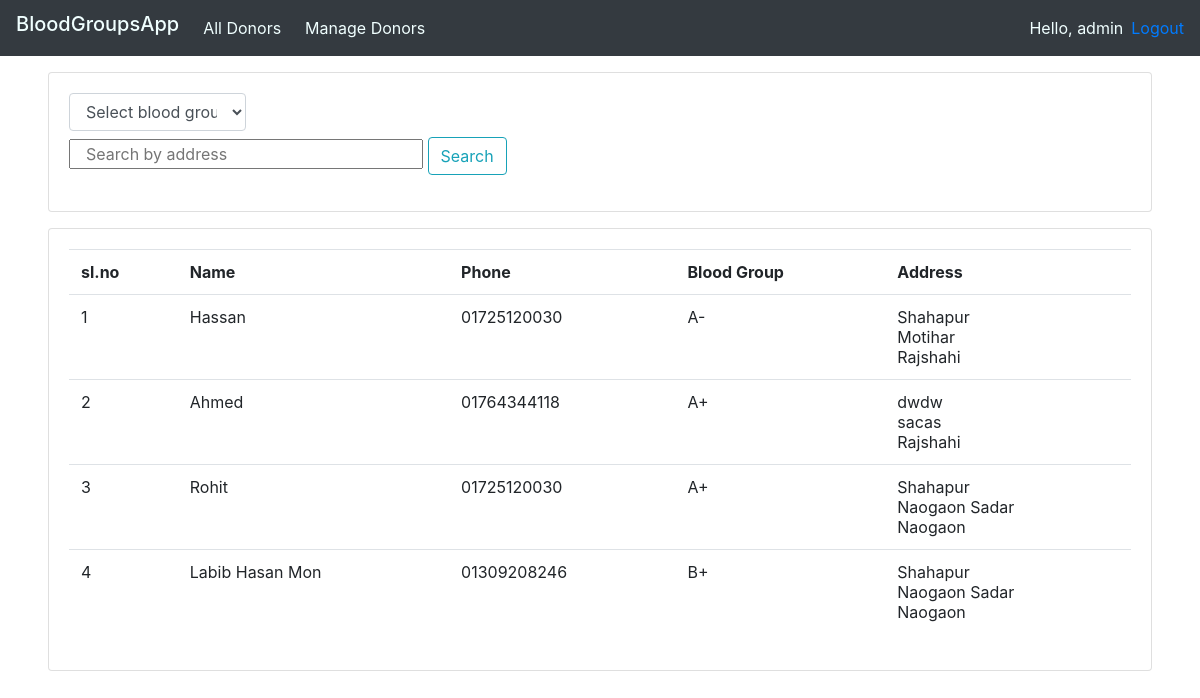
The app's page / (signed in) with its own data.
### bloodGroupsApp/models.py (models this page shows)
class Donor(models.Model):
    name = models.CharField(max_length=30, null = True)
    phone = models.CharField(max_length=15)
    blood_group = models.CharField(max_length=5)
    house_details = models.CharField(max_length=200 ,  null= True)
    upazila = models.CharField(max_length=30,  null= True)
    district = models.CharField(max_length=30, null= True)
    address = models.CharField(max_length=270)

### bloodGroupsApp/views.py (the view)
# urls.py: 2. Add a URL to urlpatterns:  path('', views.home, name='home')
@login_required(login_url='login')
def home(request):
    query = Donor.objects.all()
    if request.GET.get('address'):
        address = request.GET.get('address')
        query = Donor.objects.filter( address__icontains =  address)
    if request.GET.get('blood_group'):
        group = request.GET.get('blood_group')
        query = query.filter( blood_group =  group)
    context={'all_donors': query}
    return render(request,'home.html', context)

### bloodGroupsApp/templates/home.html (shortened to what this page needs)
{% extends 'main.html' %}
{% block content %}
<div class="row mt-3 ">
    <div class="col  ml-5 mr-5">
        <div class="card card-body">
        <form>
           <select class="form-control col-2" name="blood_group" id="inputEmail3">
            <option value="">Select blood group</option>
          </select>
          <input type="text" class="col-4 mt-2" name="address" placeholder="Search by address"></input>
          <button class="btn btn-outline-info" type="submit">Search</button>
        </form>
       </div>
    </div>
</div>
<div class="row mt-3">
    <div class="col  ml-5 mr-5">
        <div class="card card-body">
            <table class="table">
                <tr>
                    <th>sl.no</th>
                    <th>Name</th>
                    <th>Phone</th>
                    <th>Blood Group</th>
                    <th>Address</th>
                </tr>
                {% for i in all_donors %}
                <tr>
                    <td>{{forloop.counter}}</td>
                    <td>{{i.name}}</td>
                    <td>{{i.phone}}</td>
                    <td>{{i.blood_group}}</td>
                    <td>{{i.house_details}}
                        <br>
                        {{i.upazila}}
                        <br>
                        {{i.district}}
                    </td>
                </tr>
                {% endfor %}
            </table>
        </div>
    </div>
 </div>
{% endblock %}

### bloodGroupsApp/templates/main.html (shortened to what this page needs)
<html>
    <head>
        <link rel="stylesheet" href="https://cdn.jsdelivr.net/npm/bootstrap@4.4.1/dist/css/bootstrap.min.css">
    </head>
    <body>
        {% include 'navbar.html' %}
        {% block content %}
        {% endblock %}
    </body>
</html>

### bloodGroupsApp/templates/navbar.html (shortened to what this page needs)
<nav class="navbar navbar-expand-lg navbar-dark bg-dark">
    <h5 style="color: azure;">BloodGroupsApp</h5>
    <div class="collapse navbar-collapse" id="navbarNav">
      <ul class="navbar-nav">
        <li class="nav-item">
          <a style="color: azure;" class="nav-link ml-3" href="{% url 'home' %}">All Donors</a>
        </li>
        {% if request.user.is_staff %}
        <li class="nav-item">
            <a style="color: azure;" class="nav-link ml-2" href="{% url 'manage_donors' %}">Manage Donors</a>
        </li>
        {% endif %}
      </ul>
    </div>
    <span style="color: azure;" class="msg"> Hello, {{request.user}} </span>
    <span style="color: azure;"><a class="msg ml-2" href="{% url 'logout' %}">Logout</a></span>
</nav>

### records on screen
Donor: name "Hassan", phone "01725120030", blood_group "A-", house_details "Shahapur", upazila "Motihar", district "Rajshahi"
Donor: name "Ahmed", phone "01764344118", blood_group "A+", house_details "dwdw", upazila "sacas", district "Rajshahi"
Donor: name "Rohit", phone "01725120030", blood_group "A+", house_details "Shahapur", upazila "Naogaon Sadar", district "Naogaon"
Donor: name "Labib Hasan Mon", phone "01309208246", blood_group "B+", house_details "Shahapur", upazila "Naogaon Sadar", district "Naogaon"

### other values on screen
{{ request.user }} "admin"
